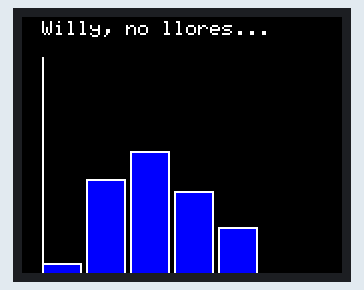
This sketch was run on a simulated ESP32. Shown: 160×128 colour display. Random numbers use the default seed unless the sketch sets one.

Above: at 0.2 s.
At 4.3 s:
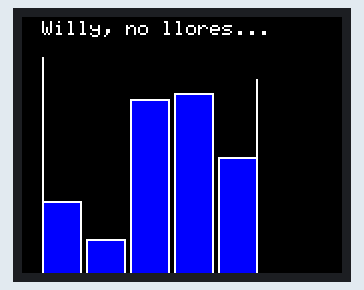
At 9.4 s:
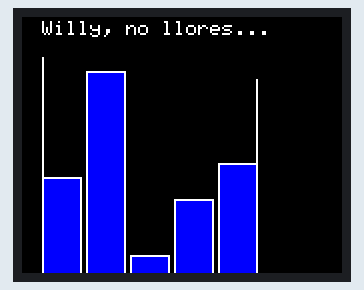
At 19.6 s:
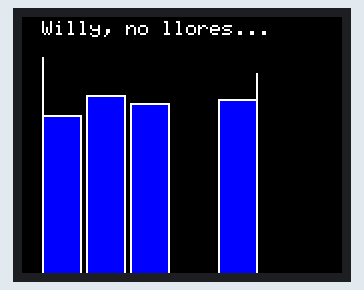
At 28.7 s:
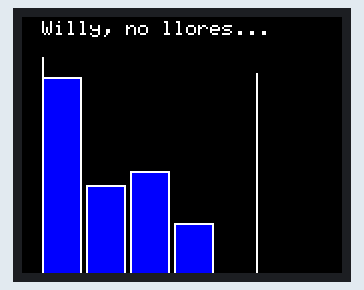
At 38.9 s:
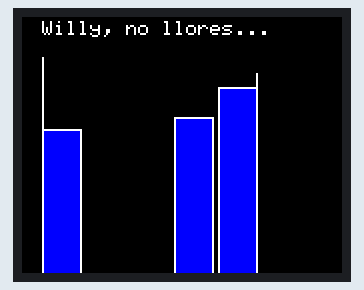

The sketch:

codigo3.ino
```cpp
#include <TFT_eSPI.h>

TFT_eSPI tft = TFT_eSPI();  // Crear objeto TFT

const int numBarras = 5;
const int barraAncho = 20;
const int margen = 10;      // margen general: izquierda, derecha, superior
const int textoAlto = 8;    // alto aprox del texto con setTextSize(1)

void setup() {
  tft.init();
  tft.setRotation(1);
  tft.fillScreen(TFT_BLACK);

  // Dibujar texto arriba
  tft.setTextSize(1);
  tft.setTextColor(TFT_WHITE, TFT_BLACK);
  tft.setCursor(margen, 2);   // margen superior seguro
  tft.print("Willy, no llores...");

  // Dibujar ejes
  int ejeX = 160 - margen;     // posición Y del eje X (abajo)
  int ejeY = margen + textoAlto + 2; // margen superior + texto
  tft.drawLine(margen, ejeY, margen, ejeX, TFT_WHITE);        // eje Y
  tft.drawLine(margen, ejeX, 128 - margen, ejeX, TFT_WHITE);  // eje X
}

void loop() {
  int barras[numBarras];
  int ejeX = 160 - margen;
  int ejeY = margen + textoAlto + 2;
  int espacioTotal = 128 - 2 * margen;
  int espacioEntreBarras = (espacioTotal - barraAncho * numBarras) / (numBarras - 1);

  // Generar alturas aleatorias seguras
  for (int i = 0; i < numBarras; i++) {
    barras[i] = random(10, ejeX - ejeY - 5);
  }

  // Limpiar zona de barras
  tft.fillRect(margen + 1, ejeY + 1, espacioTotal - 2, ejeX - ejeY - 2, TFT_BLACK);

  // Dibujar barras
  for (int i = 0; i < numBarras; i++) {
    int x = margen + i * (barraAncho + espacioEntreBarras);
    int y = ejeX - barras[i];
    int h = barras[i];

    tft.fillRect(x, y, barraAncho, h, TFT_BLUE);
    tft.drawRect(x, y, barraAncho, h, TFT_WHITE);
  }

  delay(1000); // actualizar cada segundo
}
```

Measured:
- what the display in image 1 shows lasts 1.0 s, from 4.3 s to 5.3 s
